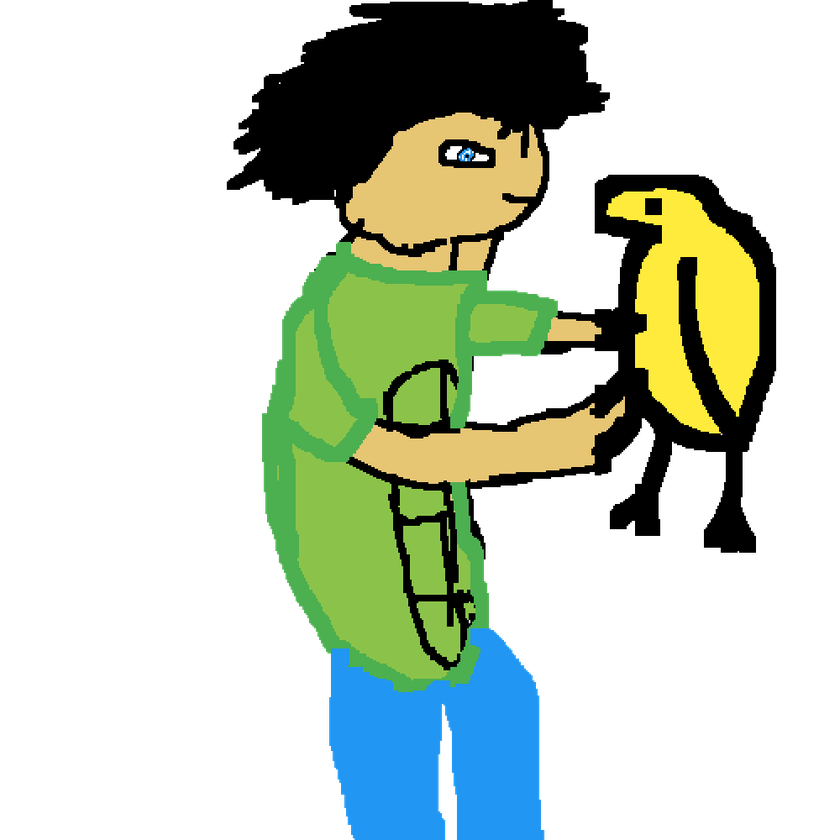
#> input picture ToTransform/btestfunction.png, 840 x 840 px, shrunk from 1000 x 1000 before the run, found by its file name; its folder holds only this picture in this run
$ python PicturePixelator.py
#> lines starting #> are read from the running program, lines starting #| are printed output that depends on the picture
### imageTransformers.py
from PIL import Image;
from AverageRGBVals import AverageRGBVals;
import os;

#Takes the average RGB value of a section of an image and returns
#a new series of pixels based on the averages of all sections of the
#image which can be used to "draw" a new image with less pixels.

def CompressImage(newH, newW, picture):
    secWidth  = int(picture.width / newW);
    secHeight = int(picture.height / newH);
    finalPixels = [];
    for h in range(newH):
        for w in range(newW):
            pixels = [];
            for row in range(secHeight):
                for column in range(secWidth):
                    picCol = column + (secWidth * w);
                    picRow = row + (secHeight * h);
                    coord = picCol, picRow;
                    currentPixel = picture.getpixel(coord);
                    pixels.append(currentPixel);

            newPixel = AverageRGBVals(pixels);
            finalPixels.append(newPixel);
    return finalPixels;

#Takes one pixel's RGB values and appends it to a sectionof the image
#based on a growth factor which results in a list that can be used to
#'draw' a new image with more pixels.

def EnlargeImage(growthFactor, pixels, picture):
    finalPixels = [];

    for group in range(int(len(pixels)/picture.width)):
        currentPixels = [];
        for pixel in range(picture.width):
            currentPixels.append(pixels[pixel + (picture.width * group)]);

        for row in range(growthFactor):
            for col in range(picture.width):
                for px in range(growthFactor):
                    finalPixels.append(currentPixels[col]);

    return finalPixels;

### AverageRGBVals.py
# Takes a 3D array of defined RGB values and returns a new pixel
# with the average R,G, and B values from the pixels passed in

def AverageRGBVals(pixels):
    rTotal     = 0;
    gTotal     = 0;
    bTotal     = 0;
    pixelCount = 0;
    newPixel = (0, 0, 0);

    for pixel in pixels:
        rTotal += pixel[0];
        gTotal += pixel[1];
        bTotal += pixel[2];
        pixelCount += 1;

    if pixelCount > 0:
        rAverage = int(rTotal/pixelCount);
        gAverage = int(gTotal/pixelCount);
        bAverage = int(bTotal/pixelCount);
        newPixel = (rAverage, gAverage, bAverage);

    return newPixel;

# Takes a 3D array of defined RGBA values and returns a new pixel
# with the average R,G,B, and A values from the pixels passed in
# [9 lines left out: function AverageRGBAVals, not called in this run]

### PicturePixelator.py
from PIL import Image;
from imageTransformers import CompressImage, EnlargeImage;
import os;

def main():

    #Paste directory of the application here for proper function
    appLocation = "C:/Users/lapal/Documents/GitHub/Picture-Pixelator";

    #All variables used in the program in order of appearance
    modeInput   :int;
    invalidInput:bool;
    picNum      :int;
    image       :Image;
    imageType   :str;
    index       :int;
    newWidth    :int;
    newHeight   :int;
    newPicture  :Image;
    newData     :list;
    growthFactor:int;

    #Gets user input for the program's mode while checking for incorrect inputs
    invalidInput = True;
    while invalidInput:
        try:
            print("Pixelate or shrink all pictures in the \"ToTransform\" folder "
                  "with your desired dimensions\n\n"
                  "1 - Pixelate\n2 - Shrink\n3 - Enlarge\n");
            modeInput = int(input("Mode: "));
            invalidInput = False;
            print();
        except ValueError:
            print("\nEnter one of the designated options\n");
        except:
            print("\nAn error has occurred, try again.");
        if modeInput < 1 or modeInput > 3:
            print("Please enter an existing mode.");
            InvalidInput = True;
#> this loop made 1 pass; the answer given on pass 1: 1

    picNum = 1;

    with os.scandir(appLocation + "/ToTransform/") as pictures:
        #Cycles through all pictures in the directory
        for picture in pictures:
            image = Image.open(appLocation + "/ToTransform/" + picture.name).convert("RGB");
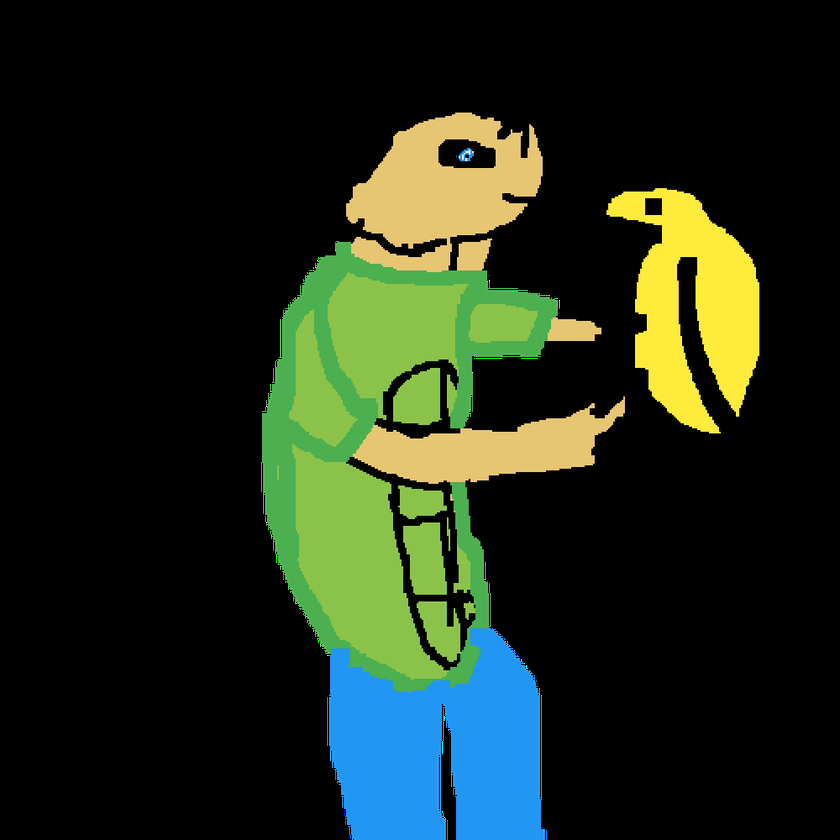
#> image: PIL image 840x840 RGB; mean R, G, B 31.1, 42.1, 26.5

            imageType = "";
            index = 0;
            while imageType == "":
                if picture.name[index] == ".":
                    imageType = picture.name[index: len(picture.name)];
                    print(imageType);
                else:
                    index += 1;


            #Pixelates image by shrinking then enlarging the image with the new pixel data
            if modeInput == 1:
                #Gets user input for the pixelation factor of the picture while checking for incorrect inputs
                invalidInput = True;
                while invalidInput:
                    try:
                        pixFactor  = int(input("Pixelation Factor: "));
                        print();
                        invalidInput = False;
                    except ValueError:
                        print("\nPixelation Factor must be an integer value.");
                    except:
                        print("\nAn error occurred, try again.");

                print("Beginning picture #" + str(picNum) + ":\n");

                print("Creating Pixels...");
                newWidth  = int(image.width / pixFactor);
#> newWidth = 280
                newHeight = int(image.height / pixFactor);
#> newHeight = 280

                #Regulates pixelation to include at least 1 pixel in order to avoid division by 0
                if newWidth == 0:
                    newWidth += 1;
                if newHeight == 0:
                    newWidth += 1;
                newData = CompressImage(newHeight, newWidth, image);

                #Uses new values rather than image.height/width in case of loss during integer division if
                #dimensions are not evenly divisible by the pixelation factor
                print("Fitting pixels...")
                newPicture = Image.new(mode = "RGB", size = (newWidth, newHeight));
#> newPicture: PIL image 280x280 RGB; every value is 0
                newPicture.putdata(newData);
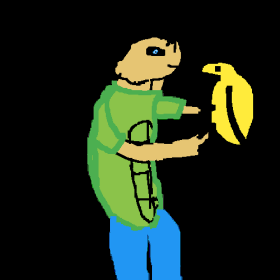
#> newPicture: PIL image 280x280 RGB; mean R, G, B 31.1, 42.1, 26.5
                newData = EnlargeImage(pixFactor, newData, newPicture);

                print("Generating Image...")
                #Uses new values rather than image.height/width in case of loss during integer division if
                #dimensions are not evenly divisible by the pixelation factor
                newPicture = Image.new(mode = "RGB", size = (newWidth * pixFactor, newHeight * pixFactor));
#> newPicture: PIL image 840x840 RGB; every value is 0

            #Shrinks the image
            if modeInput == 2:
                #Gets user input for the height and width of the picture while checking for incorrect inputs
                invalidInput = True;
                while invalidInput:
                    try:
                        newWidth  = int(input("New Width: "));
                        newHeight = int(input("New Height: "));
                        print();
                        invalidInput = False;
                    except ValueError:
                        print("\nBoth fields must be an integer value.");
                    except:
                        print("\nAn error occurred, try again.");

                print("Beginning picture #" + str(picNum) + ":\n");

                print("Creating Pixels...");
                newData = CompressImage(newHeight, newWidth, image);

                print("Generating Image...")
                newPicture = Image.new(mode = "RGB", size = (newWidth, newHeight));

            #Enlarges the image
            if modeInput == 3:
                #Gets user input for the growth factor of the picture while checking for incorrect inputs
                invalidInput = True;
                while invalidInput:
                    try:
                        growthFactor  = int(input("Growth Factor: "));
                        print();
                        invalidInput = False;
                    except ValueError:
                        print("\nThe field must be an integer value.");
                    except:
                        print("\nAn error occurred, try again.");

                print("Creating Pixels...")
                newData = EnlargeImage(growthFactor, list(image.getdata()), image);

                print("Generating Image...")
                newPicture = Image.new(mode = "RGB", size = (image.width * growthFactor, image.height * growthFactor));

            #Finalizes image by putting in the new pixel data and saving in to the output folder
            newPicture.putdata(newData);
            newPicture.save(appLocation + "/Transformed/Picture" + str(picNum) + ".jpg");

            print("\nPicture #" + str(picNum) + " generated.\n");
            picNum += 1;
    print("All pictures generated");


main();
